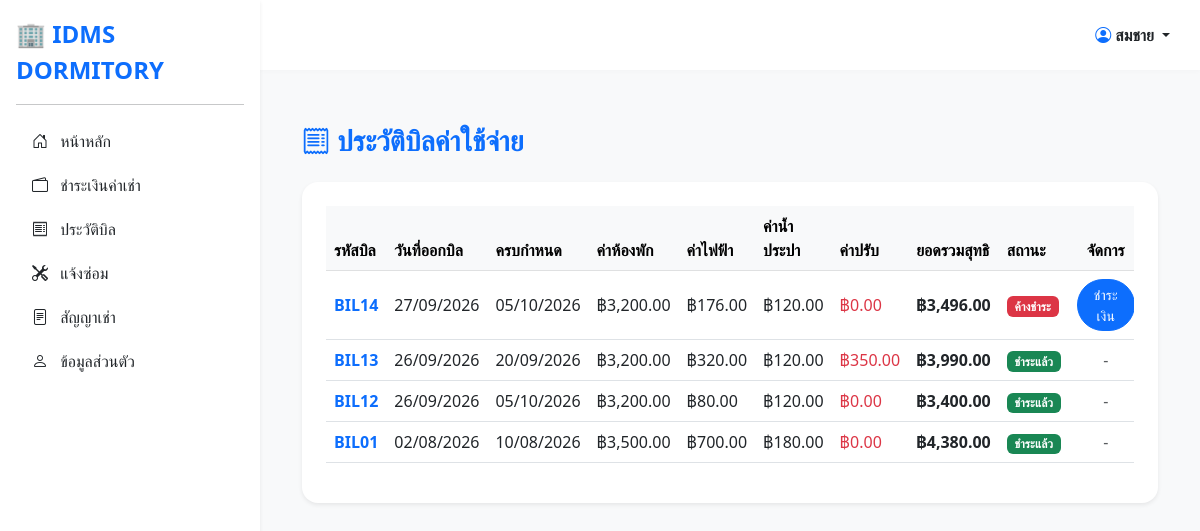
Page /payment_history.php (signed in) on the committed database.
### tables this page shows
CREATE TABLE `bill` (
  `bill_id` varchar(10) NOT NULL,
  `bill_date` date DEFAULT NULL,
  `due_date` date DEFAULT NULL,
  `room_rent` decimal(10,2) DEFAULT NULL,
  `electric_total` decimal(10,2) DEFAULT NULL,
  `water_total` decimal(10,2) DEFAULT NULL,
  `penalty_total` decimal(10,2) DEFAULT NULL,
  `net_total` decimal(10,2) DEFAULT NULL,
  `bill_status` varchar(20) DEFAULT NULL,
  `record_id` varchar(10) DEFAULT NULL
);

### payment_history.php (the view, shortened to what this page needs)
<?php
include("connect.php");
$tenant_id = isset($_SESSION['tenant_id']) ? $_SESSION['tenant_id'] : (isset($_SESSION['user_id']) ? $_SESSION['user_id'] : $_SESSION['id']);
?>
<!DOCTYPE html>
<html lang="th">
<head>
    <link href="https://cdn.jsdelivr.net/npm/bootstrap@5.3.0/dist/css/bootstrap.min.css" rel="stylesheet">
    <link rel="stylesheet" href="https://cdn.jsdelivr.net/npm/bootstrap-icons@1.10.5/font/bootstrap-icons.css">
</head>
<body class="bg-light">
    <?php include("sidebar.php"); ?>
    <div class="main-content">
        <div class="container py-4">
            <h3 class="fw-bold text-primary mb-4"><i class="bi bi-receipt"></i> ประวัติบิลค่าใช้จ่าย</h3>
            <div class="card border-0 shadow-sm rounded-4">
                <div class="card-body p-4">
                    <div class="table-responsive">
                        <table class="table table-hover align-middle">
                            <thead class="table-light">
                                <tr>
                                    <th>รหัสบิล</th>
                                    <th>วันที่ออกบิล</th>
                                    <th>ครบกำหนด</th>
                                    <th>ค่าห้องพัก</th>
                                    <th>ค่าไฟฟ้า</th>
                                    <th>ค่าน้ำประปา</th>
                                    <th>ค่าปรับ</th>
                                    <th>ยอดรวมสุทธิ</th>
                                    <th>สถานะ</th>
                                    <th class="text-center">จัดการ</th>
                                </tr>
                            </thead>
                            <tbody>
                                <?php
                                $room_sql = "SELECT room_id FROM CONTRACT WHERE tenant_id = '$tenant_id' AND contract_status = 'active' LIMIT 1";
                                $room_res = mysqli_query($conn, $room_sql);
                                if($room_row = mysqli_fetch_assoc($room_res)) {
                                    $room_id = $room_row['room_id'];
                                    $bill_sql = "SELECT b.*, u.electric_meter FROM BILL b
                                                 JOIN UTILITY_RECORD u ON b.record_id = u.record_id
                                                 WHERE u.room_id = '$room_id' ORDER BY b.bill_id DESC";
                                    $bill_res = mysqli_query($conn, $bill_sql);
                                    if(mysqli_num_rows($bill_res) > 0) {
                                        while($bill = mysqli_fetch_assoc($bill_res)) {
                                            $status_badge = $bill['bill_status'] == 'paid' ? '<span class="badge bg-success">ชำระแล้ว</span>' : '<span class="badge bg-danger">ค้างชำระ</span>';
                                            $action_btn = $bill['bill_status'] == 'pending' ? "<a href='payment.php' class='btn btn-sm btn-primary rounded-pill px-3'>ชำระเงิน</a>" : "<span class='text-muted'>-</span>";
                                            echo "<tr>
                                                    <td class='fw-bold text-primary'>{$bill['bill_id']}</td>
                                                    <td>".date('d/m/Y', strtotime($bill['bill_date']))."</td>
                                                    <td>".date('d/m/Y', strtotime($bill['due_date']))."</td>
                                                    <td>฿".number_format($bill['room_rent'], 2)."</td>
                                                    <td>฿".number_format($bill['electric_total'], 2)."</td>
                                                    <td>฿".number_format($bill['water_total'], 2)."</td>
                                                    <td class='text-danger'>฿".number_format($bill['penalty_total'], 2)."</td>
                                                    <td class='fw-bold text-dark'>฿".number_format($bill['net_total'], 2)."</td>
                                                    <td>{$status_badge}</td>
                                                    <td class='text-center'>{$action_btn}</td>
                                                  </tr>";
                                        }
                                    } else {
                                        echo "<tr><td colspan='10' class='text-center text-muted py-4'>ยังไม่มีประวัติบิลค่าใช้จ่าย</td></tr>";
                                    }
                                } else {
                                    echo "<tr><td colspan='10' class='text-center text-muted py-4'>ไม่พบข้อมูลสัญญาเช่า</td></tr>";
                                }
                                ?>
                            </tbody>
                        </table>
                    </div>
                </div>
            </div>
        </div>
    </div>
</body>
</html>

### sidebar.php (style rules this page uses)
.main-content { margin-left: 260px; margin-top: 70px; padding: 30px; background-color: #f8f9fa; min-height: calc(100vh - 70px); }

### rows in the picture
bill: bill_id "BIL14", bill_date "27/09/2026", due_date "05/10/2026", room_rent "3,200.00", electric_total "176.00", water_total "120.00", penalty_total "0.00", net_total "3,496.00", bill_status "ค้างชำระ"
bill: bill_id "BIL13", bill_date "26/09/2026", due_date "20/09/2026", room_rent "3,200.00", electric_total "320.00", water_total "120.00", penalty_total "350.00", net_total "3,990.00", bill_status "ชำระแล้ว"
bill: bill_id "BIL12", bill_date "26/09/2026", due_date "05/10/2026", room_rent "3,200.00", electric_total "80.00", water_total "120.00", penalty_total "0.00", net_total "3,400.00", bill_status "ชำระแล้ว"
bill: bill_id "BIL01", bill_date "02/08/2026", due_date "10/08/2026", room_rent "3,500.00", electric_total "700.00", water_total "180.00", penalty_total "0.00", net_total "4,380.00", bill_status "ชำระแล้ว"

### other values in the picture
$_SESSION['fname'] "สมชาย"
